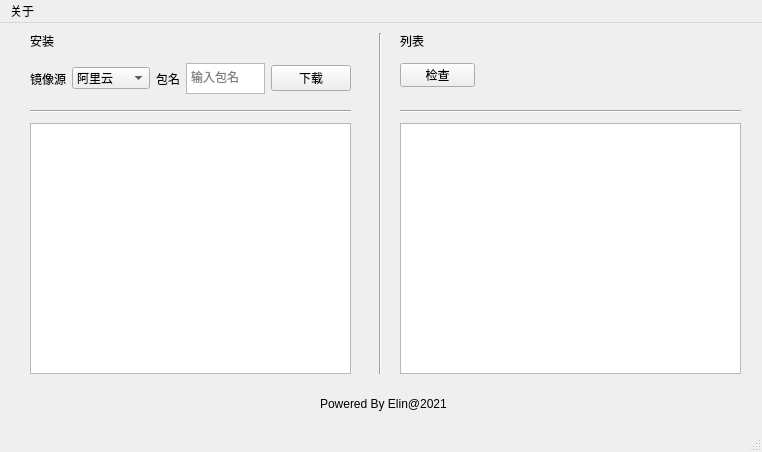
<?xml version="1.0" encoding="UTF-8"?>
<ui version="4.0">
 <class>MainWindow</class>
 <widget class="QMainWindow" name="MainWindow">
  <property name="geometry">
   <rect>
    <x>0</x>
    <y>0</y>
    <width>762</width>
    <height>452</height>
   </rect>
  </property>
  <property name="windowTitle">
   <string>简易Python库安装器</string>
  </property>
  <widget class="QWidget" name="centralwidget">
   <widget class="QTextEdit" name="std_output">
    <property name="geometry">
     <rect>
      <x>30</x>
      <y>100</y>
      <width>321</width>
      <height>251</height>
     </rect>
    </property>
   </widget>
   <widget class="QWidget" name="layoutWidget">
    <property name="geometry">
     <rect>
      <x>30</x>
      <y>40</y>
      <width>321</width>
      <height>31</height>
     </rect>
    </property>
    <layout class="QHBoxLayout" name="horizontalLayout">
     <item>
      <widget class="QLabel" name="Mirror">
       <property name="text">
        <string>镜像源</string>
       </property>
      </widget>
     </item>
     <item>
      <widget class="QComboBox" name="MirrorChooser">
       <item>
        <property name="text">
         <string>阿里云</string>
        </property>
       </item>
       <item>
        <property name="text">
         <string>清华大学</string>
        </property>
       </item>
       <item>
        <property name="text">
         <string>网易</string>
        </property>
       </item>
       <item>
        <property name="text">
         <string>腾讯</string>
        </property>
       </item>
       <item>
        <property name="text">
         <string>东软</string>
        </property>
       </item>
       <item>
        <property name="text">
         <string>华为</string>
        </property>
       </item>
      </widget>
     </item>
     <item>
      <widget class="QLabel" name="PackageName">
       <property name="text">
        <string>包名</string>
       </property>
      </widget>
     </item>
     <item>
      <widget class="QTextEdit" name="PackageNameInput">
       <property name="placeholderText">
        <string>输入包名</string>
       </property>
      </widget>
     </item>
     <item>
      <widget class="QPushButton" name="DownloadButton">
       <property name="text">
        <string>下载</string>
       </property>
      </widget>
     </item>
    </layout>
   </widget>
   <widget class="Line" name="line">
    <property name="geometry">
     <rect>
      <x>30</x>
      <y>80</y>
      <width>321</width>
      <height>16</height>
     </rect>
    </property>
    <property name="orientation">
     <enum>Qt::Horizontal</enum>
    </property>
   </widget>
   <widget class="QLabel" name="label">
    <property name="geometry">
     <rect>
      <x>320</x>
      <y>370</y>
      <width>171</width>
      <height>21</height>
     </rect>
    </property>
    <property name="text">
     <string>Powered By Elin@2021</string>
    </property>
   </widget>
   <widget class="QLabel" name="label_2">
    <property name="geometry">
     <rect>
      <x>30</x>
      <y>10</y>
      <width>54</width>
      <height>16</height>
     </rect>
    </property>
    <property name="text">
     <string>安装</string>
    </property>
   </widget>
   <widget class="Line" name="line_2">
    <property name="geometry">
     <rect>
      <x>370</x>
      <y>10</y>
      <width>20</width>
      <height>341</height>
     </rect>
    </property>
    <property name="orientation">
     <enum>Qt::Vertical</enum>
    </property>
   </widget>
   <widget class="QLabel" name="label_3">
    <property name="geometry">
     <rect>
      <x>400</x>
      <y>10</y>
      <width>54</width>
      <height>16</height>
     </rect>
    </property>
    <property name="text">
     <string>列表</string>
    </property>
   </widget>
   <widget class="QPushButton" name="libcheck">
    <property name="geometry">
     <rect>
      <x>400</x>
      <y>40</y>
      <width>75</width>
      <height>24</height>
     </rect>
    </property>
    <property name="text">
     <string>检查</string>
    </property>
   </widget>
   <widget class="Line" name="line_3">
    <property name="geometry">
     <rect>
      <x>400</x>
      <y>80</y>
      <width>341</width>
      <height>16</height>
     </rect>
    </property>
    <property name="orientation">
     <enum>Qt::Horizontal</enum>
    </property>
   </widget>
   <widget class="QTextEdit" name="std_output_2">
    <property name="geometry">
     <rect>
      <x>400</x>
      <y>100</y>
      <width>341</width>
      <height>251</height>
     </rect>
    </property>
   </widget>
  </widget>
  <widget class="QMenuBar" name="menubar">
   <property name="geometry">
    <rect>
     <x>0</x>
     <y>0</y>
     <width>762</width>
     <height>22</height>
    </rect>
   </property>
   <widget class="QMenu" name="menu">
    <property name="title">
     <string>关于</string>
    </property>
    <addaction name="actionAuthor"/>
   </widget>
   <addaction name="menu"/>
  </widget>
  <widget class="QStatusBar" name="statusbar"/>
  <action name="actionAuthor">
   <property name="checkable">
    <bool>false</bool>
   </property>
   <property name="text">
    <string>作者</string>
   </property>
  </action>
 </widget>
 <resources/>
 <connections/>
</ui>
